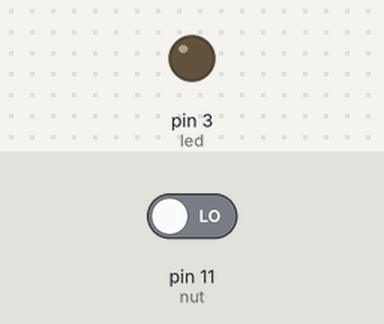
The sketch below on a simulated Arduino Uno, built with avr-gcc and run on an emulated ATmega328P. Shown: output pins drawn as LEDs (lit = HIGH). Dashed ring = blinking. Inputs (shaded band) come from the test bench; at power-on: pin 11 (nut) LOW.

Above: at 1.2 s.
1.3 s: pin 11 (nut) driven HIGH
At 1.55 s:
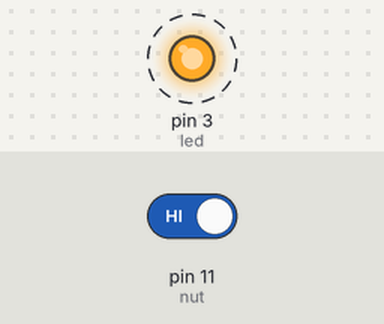
4.3 s: pin 11 (nut) driven LOW
At 4.3 s:
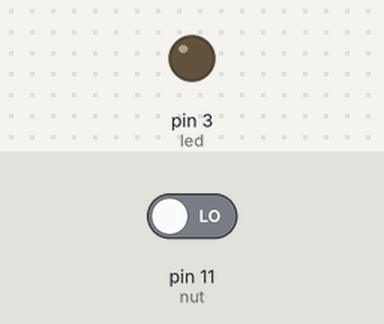
Timing chart, 0 to 7.3 s (numbered marks = the images above; inputs shaded):
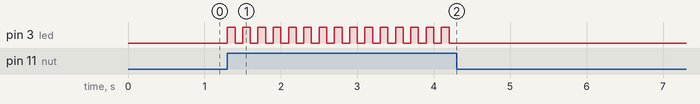

Measured:
- after the input at 1.3 s, pin 3 (led): alternates HIGH for 0.10 s and LOW for 0.10 s, starting at once
- after the input at 4.3 s, pin 3 (led): stops changing and stays LOW

The sketch:

sketch_sep27a.ino
```cpp
int nut=11;
int led=3;
int trangthai=0;
void setup() {
  // put your setup code here, to run once:
digitalWrite(led,LOW);
pinMode(nut,INPUT);
pinMode(led,OUTPUT);
}

void loop() {
if(trangthai==0){
  digitalWrite(led,LOW);
}

do{
if(digitalRead(nut)==HIGH){
  trangthai=1;
  digitalWrite(led,HIGH);
  delay(100);
  digitalWrite(led,LOW);
  delay(100);
}
}while(trangthai=1);
if(digitalRead(nut)==LOW){
digitalWrite(led,LOW);
}
}
```
